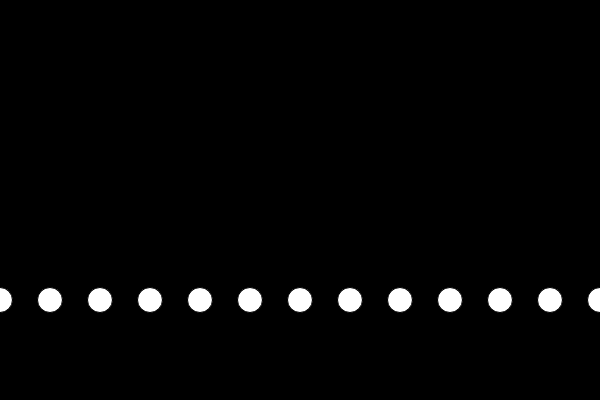
Frame 1 (no input)
Frame 60 (no input): identical to frame 1, image omitted
Frame 120 (the mouse pressed at the canvas centre since frame 60): identical to frame 1, image omitted

The p5.js sketch that drew this single still picture (run headless with seeded random() and noise() and a simulated clock; from frame 60 on, the mouse is pressed at the canvas centre):

// p5.js sketch
// ── sketch.js
function setup() {
  createCanvas(600, 400);
}

function draw() {
  background(0);

  /*  ellipse(0, 200, 25, 25);
    ellipse(50, 200, 25, 25);
    ellipse(100, 200, 25, 25);
    ellipse(150, 200, 25, 25);
    ellipse(200, 200, 25, 25);
    ellipse(250, 200, 25, 25);
    ellipse(300, 200, 25, 25);*/

/*  var x = 0;
  ellipse(x, 100, 25, 25);
  x = x + 50;
  ellipse(x, 100, 25, 25);
  x = x + 50;
  ellipse(x, 100, 25, 25);
  x = x + 50;
  ellipse(x, 100, 25, 25);
  x = x + 50;
  ellipse(x, 100, 25, 25);
  x = x + 50;
  ellipse(x, 100, 25, 25);
  x = x + 50;
  ellipse(x, 100, 25, 25);
  x = x + 50;*/

  var x = 0;
  while (x <= width) {
    ellipse(x, 300, 25, 25);
    x = x + 50;
  }
}
